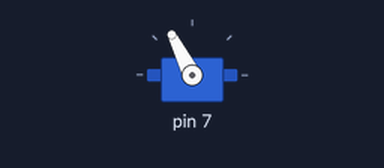
Recording of a program running on a simulated Raspberry Pi (header pin numbers). Parts: servo. Servo angles are drawn from the pulse width (0.5 ms = 0°, 2.5 ms = 180°).

Above: at 0.05 s.
Timing chart, 0 to 4.6 s (numbered marks = the images above):
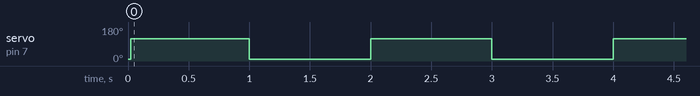

The program:

main.py
```python
from arm_servo import ArmServo
from time import sleep

# servo
servo = ArmServo(7)

# main
try:
    while True:
        servo.strike()
        sleep(1)
        servo.retract()
        sleep(1)
except KeyboardInterrupt:
    servo.kill()
```

arm_servo.py
```python
import RPi.GPIO as gpio

class ArmServo:
    # class that controls the servo movements
    # three funcs: strike, retract, kill
    def __init__(self, pin):
        gpio.setmode(gpio.BOARD)
        gpio.setup(pin, gpio.OUT)

        self.servo = gpio.PWM(pin, 50)
        self.servo.start(3) # start in the retracted position

    def strike(self):
        self.servo.ChangeDutyCycle(9)

    def retract(self):
        self.servo.ChangeDutyCycle(3)

    def kill(self):
        self.servo.stop()
        gpio.cleanup()
        del self
```

Measured:
- by itself, servo on pin 7: alternates 117° for 1.0 s and 9° for 1.0 s
